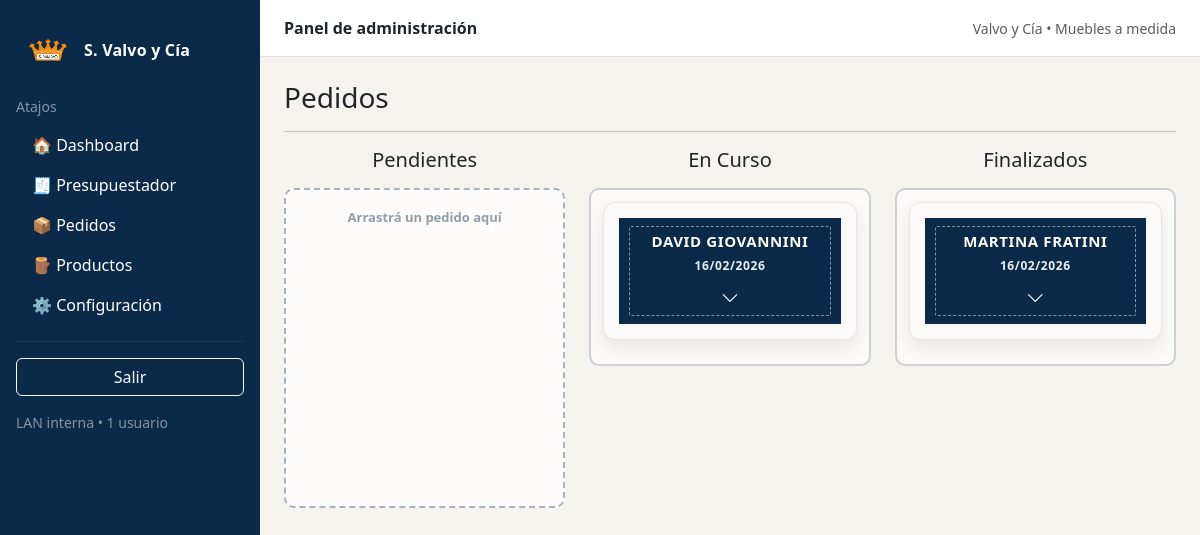
Page /pedidos (signed in) on the earlier database version.
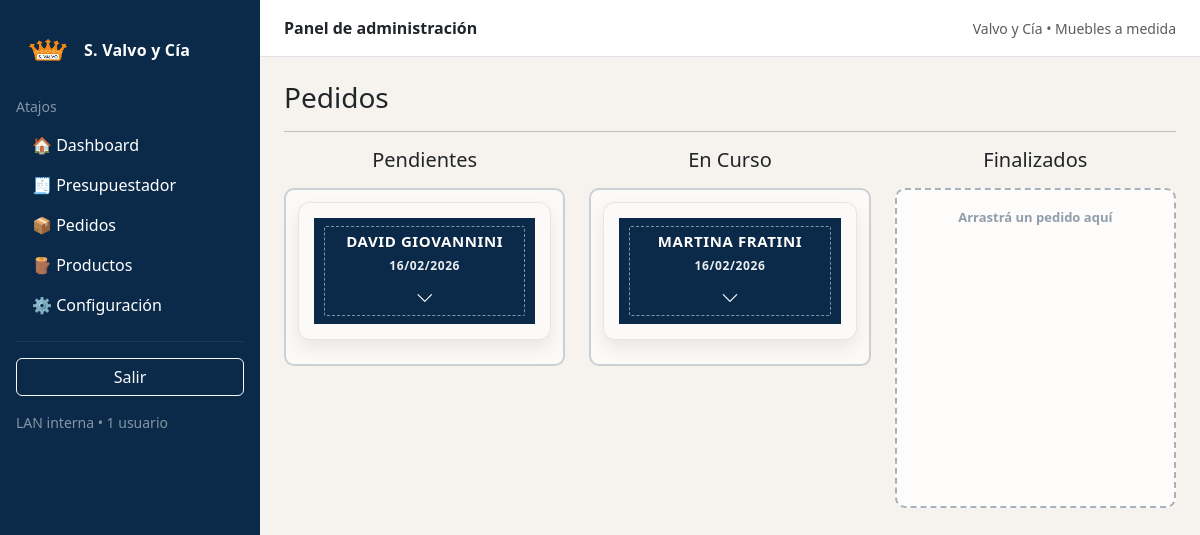
Same page on the later database version.
### app/models.py (models this page shows)
class Pedido(db.Model):
    id = db.Column(db.Integer, primary_key=True)
    cliente = db.Column(db.String(150), nullable=False)
    telefono = db.Column(db.String(50))
    direccion = db.Column(db.String(200))
    observaciones = db.Column(db.Text)
    total = db.Column(db.Float, nullable=False)
    estado = db.Column(db.String(20), default="PENDIENTE")
    created_at = db.Column(db.DateTime, default=datetime.utcnow)
    pendiente_at = db.Column(db.DateTime, nullable=False, default=datetime.utcnow)
    en_curso_at = db.Column(db.DateTime, nullable=True)
    finalizado_at = db.Column(db.DateTime, nullable=True)
    email = db.Column(db.String(120))
    forma_pago = db.Column(db.String(50))
    tiene_sena = db.Column(db.Boolean, default=False)
    monto_sena = db.Column(db.Float)
    activo = db.Column(db.Boolean, nullable=False, default=True)
    items = db.relationship(
        "PedidoItem",
        back_populates="pedido",
        cascade="all, delete-orphan"
    )

### app/routes.py (the view)
    @app.get("/pedidos")
    @login_required
    def pedidos():
        return render_template(
            "pedidos.html",
            pedidos_pendientes=pedidos_por_estado("PENDIENTE"),
            pedidos_en_curso=pedidos_por_estado("EN_CURSO"),
            pedidos_finalizados=pedidos_por_estado("FINALIZADO"),
        )

### app/models.py (called while the page is built)
@login_manager.user_loader
def load_user(user_id):
    return User.query.get(int(user_id))

### app/templates/pedidos.html (shortened to what this page needs)
{% extends "base.html" %}
{% block content %}
<h3 class="mb-3">Pedidos</h3>
<div class="pedidos-board">
  <hr class="mb-3">
  <div class="row g-4">
    <div class="col-md-4">
      <h5 class="text-center mb-3">Pendientes</h5>
      <div class="kanban-column" id="PENDIENTE">
        {% for p in pedidos_pendientes %}
          {% set fecha_estado = '-' %}
          {% if p.estado == 'PENDIENTE' and p.pendiente_at %}
            {% set fecha_estado = p.pendiente_at.strftime('%d/%m/%Y') %}
          {% elif p.estado == 'EN_CURSO' and p.en_curso_at %}
            {% set fecha_estado = p.en_curso_at.strftime('%d/%m/%Y') %}
          {% elif p.estado == 'FINALIZADO' and p.finalizado_at %}
            {% set fecha_estado = p.finalizado_at.strftime('%d/%m/%Y') %}
          {% endif %}
          {% set deb = (p.total or 0) - (p.monto_sena or 0) %}
          {% set deb_clase = 'text-danger' if deb > 0 else 'text-success' %}
          <div class="pedido-card pedido-nueva" data-id="{{ p.id }}">
            <div class="pedido-header">
              <div class="pedido-title">{{ (p.cliente or '-')|upper }}</div>
              <div class="pedido-fecha">{{ fecha_estado }}</div>
              <button type="button" class="pedido-toggle" aria-label="Desplegar/ocultar">
                <i class="bi bi-chevron-down"></i>
              </button>
            </div>
          </div>
        {% endfor %}
      </div>
    </div>
    <div class="col-md-4">
      <h5 class="text-center mb-3">En Curso</h5>
      <div class="kanban-column" id="EN_CURSO">
        {% for p in pedidos_en_curso %}
          {% set fecha_estado = '-' %}
          {% if p.estado == 'PENDIENTE' and p.pendiente_at %}
            {% set fecha_estado = p.pendiente_at.strftime('%d/%m/%Y') %}
          {% elif p.estado == 'EN_CURSO' and p.en_curso_at %}
            {% set fecha_estado = p.en_curso_at.strftime('%d/%m/%Y') %}
          {% elif p.estado == 'FINALIZADO' and p.finalizado_at %}
            {% set fecha_estado = p.finalizado_at.strftime('%d/%m/%Y') %}
          {% endif %}
          {% set deb = (p.total or 0) - (p.monto_sena or 0) %}
          {% set deb_clase = 'text-danger' if deb > 0 else 'text-success' %}
          <div class="pedido-card pedido-nueva" data-id="{{ p.id }}">
            <div class="pedido-header">
              <div class="pedido-title">{{ (p.cliente or '-')|upper }}</div>
              <div class="pedido-fecha">{{ fecha_estado }}</div>
              <button type="button" class="pedido-toggle" aria-label="Desplegar/ocultar">
                <i class="bi bi-chevron-down"></i>
              </button>
            </div>
          </div>
        {% endfor %}
      </div>
    </div>
    <div class="col-md-4">
      <h5 class="text-center mb-3">Finalizados</h5>
      <div class="kanban-column" id="FINALIZADO">
        {% for p in pedidos_finalizados %}
          {% set fecha_estado = '-' %}
          {% if p.estado == 'PENDIENTE' and p.pendiente_at %}
            {% set fecha_estado = p.pendiente_at.strftime('%d/%m/%Y') %}
          {% elif p.estado == 'EN_CURSO' and p.en_curso_at %}
            {% set fecha_estado = p.en_curso_at.strftime('%d/%m/%Y') %}
          {% elif p.estado == 'FINALIZADO' and p.finalizado_at %}
            {% set fecha_estado = p.finalizado_at.strftime('%d/%m/%Y') %}
          {% endif %}
          {% set deb = (p.total or 0) - (p.monto_sena or 0) %}
          {% set deb_clase = 'text-danger' if deb > 0 else 'text-success' %}
          <div class="pedido-card pedido-nueva" data-id="{{ p.id }}">
            <div class="pedido-header">
              <div class="pedido-title">{{ (p.cliente or '-')|upper }}</div>
              <div class="pedido-fecha">{{ fecha_estado }}</div>
              <button type="button" class="pedido-toggle" aria-label="Desplegar/ocultar">
                <i class="bi bi-chevron-down"></i>
              </button>
            </div>
          </div>
        {% endfor %}
      </div>
    </div>
  </div>
</div>
{% endblock %}

### app/templates/base.html (shortened to what this page needs)
<!doctype html>
<html lang="es">
<head>
  <link href="https://cdn.jsdelivr.net/npm/bootstrap@5.3.3/dist/css/bootstrap.min.css" rel="stylesheet">
  <link rel="stylesheet" href="{{ url_for('static', filename='styles.css') }}">
  <link href="https://cdn.jsdelivr.net/npm/bootstrap-icons@1.11.3/font/bootstrap-icons.css" rel="stylesheet">
</head>
<body style="background:#f6f3ee;">
<div class="d-flex" style="min-height:100vh;">
  <aside class="text-white p-3" style="width:260px; flex: 0 0 260px; background-color:#0b2a4a;">
    <a class="sidebar-brand" href="{{ url_for('dashboard') }}">
      <img src="{{ url_for('static', filename='img/logo.png') }}" alt="Logo" class="brand-logo">
      <span class="brand-text">S. Valvo y Cía</span>
    </a>
    <div class="small text-white-50 mb-2">Atajos</div>
    <div class="list-group list-group-flush">
      <a class="list-group-item list-group-item-action text-white"
         style="background:transparent;border:0;" href="/dashboard">🏠 Dashboard</a>
      <a class="list-group-item list-group-item-action text-white"
         style="background:transparent;border:0;" href="/presupuestador">🧾 Presupuestador</a>
      <a class="list-group-item list-group-item-action text-white"
         style="background:transparent;border:0;" href="/pedidos">📦 Pedidos</a>
      <a class="list-group-item list-group-item-action text-white"
         style="background:transparent;border:0;" href="/productos">🪵 Productos</a>
      <a class="list-group-item list-group-item-action text-white"
         style="background:transparent;border:0;" href="/configuracion">⚙️ Configuración</a>
    </div>
    <hr class="border-white border-opacity-25">
    <a class="btn btn-outline-light w-100" href="/logout">Salir</a>
    <div class="small text-white-50 mt-3">
      LAN interna • 1 usuario
    </div>
  </aside>
  <main class="flex-grow-1" style="min-width:0;">
    <div class="px-4 py-3 border-bottom" style="background:#fff;">
      <div class="d-flex justify-content-between align-items-center">
        <div class="fw-semibold">Panel de administración</div>
        <div class="small text-muted">Valvo y Cía • Muebles a medida</div>
      </div>
    </div>
    <div class="container-fluid px-4 py-4">
      {% block content %}{% endblock %}
    </div>
  </main>
</div>
</body>
</html>

### app/static/styles.css (style rules this page uses)
.kanban-column { padding: 12px; border-radius: 10px; background: rgba(255,255,255,.55); border: 2px solid rgba(11,42,74,.20); min-height: 0; height: auto; transition: background .15s ease, border-color .15s ease, min-height .15s ease; }
.kanban-column.is-empty { min-height: 320px; background: rgba(255,255,255,.75); border: 2px dashed rgba(11,42,74,.35); display: block; position: relative; padding-top: 18px; }
.kanban-column.is-empty::after { content: "Arrastrá un pedido aquí"; display: block; text-align: center; font-size: 13px; color: rgba(11,42,74,.45); font-weight: 600; margin-bottom: 10px; }
.pedido-card { background: #fff; border-radius: 10px; padding: 15px; margin-bottom: 12px; cursor: grab; transition: box-shadow .2s ease; }
.pedido-nueva { border: 1px solid rgba(0,0,0,.08); border-radius: 12px; overflow: hidden; background: #fbfaf8; box-shadow: 0 8px 18px rgba(0,0,0,.08); user-select: none; margin-bottom: 12px; cursor: grab; }
.pedido-header { position: relative; padding: 14px 14px 12px; background: #0b2a4a; color: #fff; text-align: center; font-weight: 800; letter-spacing: .6px; }
.pedido-header:before { content:""; position:absolute; left:10px; right:10px; top:8px; bottom:8px; border-radius: 2px; border: 1px dashed rgba(255,255,255,.55); pointer-events:none; opacity:.9; }
.pedido-title { font-size: 15px; line-height: 1.3; padding: 0 10px; text-shadow: 0 1px 0 rgba(0,0,0,.25); white-space: nowrap; overflow: hidden; text-overflow: ellipsis; }
.pedido-fecha { margin-top: 6px; font-size: 12px; font-weight: 700; color: rgba(255,255,255,.92); }
.pedido-toggle { border: none; background: transparent; box-shadow: none; padding: 0; margin: 10px auto 0; cursor: pointer; display: inline-grid; place-items: center; }
.pedido-toggle i { color: #fff; font-size: 18px; pointer-events:none; transition: transform .18s ease; }
aside .sidebar-brand { display:flex !important; align-items:center !important; gap:10px !important; padding: 8px 6px 14px !important; margin-bottom: 6px !important; text-decoration:none !important; color:#fff !important; }
aside .sidebar-brand .brand-logo { width: 52px; height: 52px; object-fit: contain; background: transparent; padding: 0; border-radius: 0; display: block; }
aside .sidebar-brand .brand-text { font-weight: 800; letter-spacing: .2px; line-height: 1; }

Differences in the rows shown:
changed Pedido "DAVID GIOVANNINI": moves from the list under "En Curso" to the list under "Pendientes"
changed Pedido "MARTINA FRATINI": moves from the list under "Finalizados" to the list under "En Curso"
